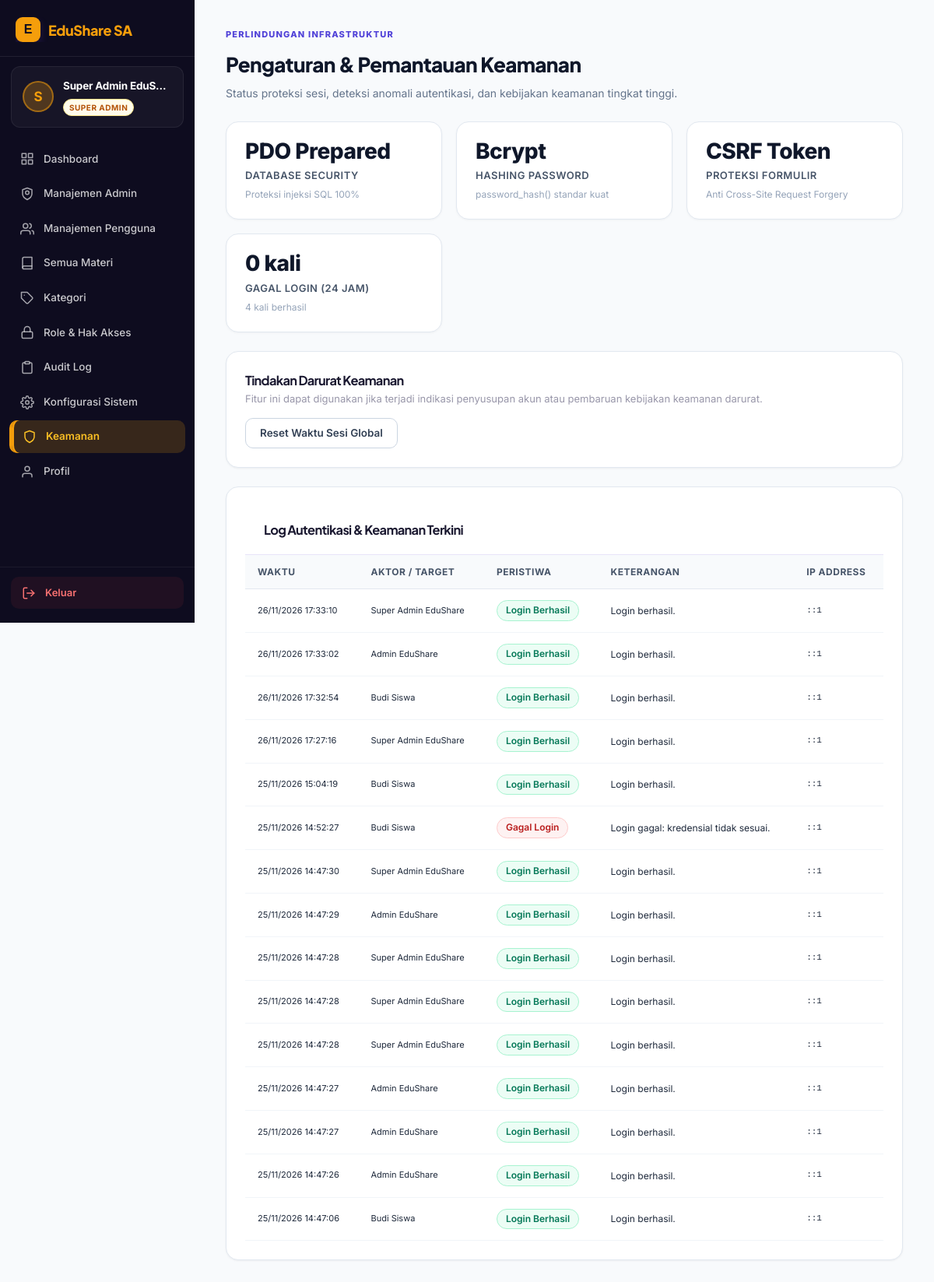
/superadmin/keamanan.php (signed in), run on the app's committed database.
### tables this page shows
CREATE TABLE `users` (
  `id_user` int(11) NOT NULL AUTO_INCREMENT,
  `nama` varchar(100) NOT NULL,
  `email` varchar(150) NOT NULL,
  `password` varchar(255) NOT NULL,
  `role` enum('user','admin','super_admin') NOT NULL DEFAULT 'user',
  `status` enum('active','inactive','suspended') NOT NULL DEFAULT 'active',
  `last_login_at` datetime DEFAULT NULL,
  `created_by` int(11) DEFAULT NULL,
  `created_at` datetime NOT NULL DEFAULT current_timestamp(),
  `updated_at` datetime DEFAULT NULL ON UPDATE current_timestamp(),
  PRIMARY KEY (`id_user`),
  UNIQUE KEY `email` (`email`),
  KEY `idx_users_role_status` (`role`,`status`),
  KEY `idx_users_created_by` (`created_by`),
  CONSTRAINT `fk_users_created_by` FOREIGN KEY (`created_by`) REFERENCES `users` (`id_user`) ON DELETE SET NULL
);

CREATE TABLE `audit_logs` (
  `id_audit` int(11) NOT NULL AUTO_INCREMENT,
  `actor_id` int(11) DEFAULT NULL,
  `actor_role` varchar(30) DEFAULT NULL,
  `action` varchar(100) NOT NULL,
  `target_type` varchar(50) DEFAULT NULL,
  `target_id` int(11) DEFAULT NULL,
  `description` text DEFAULT NULL,
  `metadata` longtext DEFAULT NULL,
  `ip_address` varchar(45) DEFAULT NULL,
  `user_agent` varchar(255) DEFAULT NULL,
  `created_at` datetime NOT NULL DEFAULT current_timestamp(),
  PRIMARY KEY (`id_audit`),
  KEY `idx_audit_actor` (`actor_id`),
  KEY `idx_audit_action_date` (`action`,`created_at`),
  KEY `idx_audit_target` (`target_type`,`target_id`),
  KEY `idx_audit_created_at` (`created_at`),
  CONSTRAINT `fk_audit_actor` FOREIGN KEY (`actor_id`) REFERENCES `users` (`id_user`) ON DELETE SET NULL
);

### includes/helpers.php (called while the page is built, shortened)
<?php
if (!function_exists('e')) {
    function e(mixed $value): string
    {
        return htmlspecialchars((string)$value, ENT_QUOTES | ENT_SUBSTITUTE, 'UTF-8');
    }
}
if (!function_exists('url')) {
    function url(string $path = ''): string
    {
        return BASE_URL . '/' . ltrim($path, '/');
    }
}

### middleware/auth.php (called while the page is built, shortened)
<?php
if (!function_exists('current_user')) {
    function current_user(): ?array
    {
        $sessionUserId = (int)($_SESSION['user']['id_user'] ?? $_SESSION['user']['id'] ?? 0);
        if (
            !empty($GLOBALS['_edushare_auth_loaded'])
            && ($GLOBALS['_edushare_auth_uid'] ?? null) === $sessionUserId
        ) {
            return $GLOBALS['_edushare_auth_user'];
        }
        try {
            $stmt = db()->prepare('SELECT id_user, nama, email, role, status FROM users WHERE id_user = ? LIMIT 1');
            $stmt->execute([$sessionUserId]);
            $row = $stmt->fetch();
        } catch (\Throwable $e) {
            error_log('EduShare current_user error: ' . $e->getMessage());
            clear_auth_cache();
            return null;
        }
        $user = [
            'id'      => (int)$row['id_user'],
            'id_user' => (int)$row['id_user'],
            'nama'    => (string)$row['nama'],
            'email'   => (string)$row['email'],
            'role'    => (string)$row['role'],
            'status'  => (string)$row['status'],
        ];
        return $user;
    }
}

### config/database.php (called while the page is built, shortened)
<?php
if (!function_exists('db')) {
    function db(): PDO
    {
        return $GLOBALS['pdo'];
    }
}

### config/app.php (called while the page is built, shortened)
<?php
require_once __DIR__ . '/database.php';
require_once ROOT_PATH . '/includes/helpers.php';
require_once ROOT_PATH . '/middleware/auth.php';
if (PHP_SAPI !== 'cli' && !empty($_SESSION['user'])) {
    $timeoutMin = max(1, (int)get_setting('session_timeout_min', 60));
    if (isset($_SESSION['last_activity']) && (time() - (int)$_SESSION['last_activity']) > ($timeoutMin * 60)) {
        $timedOutUserId = (int)($_SESSION['user']['id_user'] ?? $_SESSION['user']['id'] ?? 0);
        $timedOutRole   = isset($_SESSION['user']['role']) ? (string)$_SESSION['user']['role'] : null;
        if ($timedOutUserId > 0) {
            log_activity($timedOutUserId, 'session_timeout', 'Sesi berakhir otomatis karena tidak aktif.', 'user', $timedOutUserId);
            log_audit('session_timeout', 'user', $timedOutUserId, 'Sesi berakhir otomatis karena tidak aktif.', [], $timedOutUserId, $timedOutRole);
        }
        $_SESSION = [];
        if (!headers_sent() && session_status() === PHP_SESSION_ACTIVE) {
            session_regenerate_id(true);
        }
        clear_auth_cache();
        $_SESSION['flash'] = [
            'type'    => 'error',
            'message' => 'Sesi Anda telah berakhir karena tidak aktif. Silakan login kembali.',
        ];
    } else {
        current_user();
    }
}

### superadmin/keamanan.php (the view, shortened to what this page needs)
<?php
require_once __DIR__ . '/../config/app.php';
$pdo = db();
$failedCount = (int)$pdo->query(
    "SELECT COUNT(*) FROM audit_logs
     WHERE action = 'login_failed' AND created_at >= DATE_SUB(NOW(), INTERVAL 24 HOUR)"
)->fetchColumn();
$successCount = (int)$pdo->query(
    "SELECT COUNT(*) FROM audit_logs
     WHERE action = 'login_success' AND created_at >= DATE_SUB(NOW(), INTERVAL 24 HOUR)"
)->fetchColumn();
$securityLogs = $pdo->query(
    "SELECT a.*, u.nama AS actor_name
     FROM audit_logs a
     LEFT JOIN users u ON u.id_user = a.actor_id
     WHERE a.action IN ('login_failed', 'login_success', 'password_changed', 'admin_password_reset', 'force_logout_triggered')
     ORDER BY a.created_at DESC
     LIMIT 15"
)->fetchAll();
?>
<!DOCTYPE html>
<html lang="id">
<head>
<link rel="stylesheet" href="<?= e(url('assets/css/style.css')) ?>">
<link rel="stylesheet" href="<?= e(url('assets/css/dashboard.css')) ?>">
</head>
<body>
<div class="dashboard-layout">
<?php include __DIR__ . '/../partials/sidebar_superadmin.php'; ?>
<main class="content-area">
    <div class="panel-header">
        <div>
            <span class="eyebrow" style="color:var(--gold);">PERLINDUNGAN INFRASTRUKTUR</span>
            <h1>Pengaturan & Pemantauan Keamanan</h1>
            <p>Status proteksi sesi, deteksi anomali autentikasi, dan kebijakan keamanan tingkat tinggi.</p>
        </div>
    </div>
    <div class="stats-grid">
        <div class="stat-card">
            <div class="stat-value">PDO Prepared</div>
            <div class="stat-label">Database Security</div>
            <div class="stat-desc">Proteksi injeksi SQL 100%</div>
        </div>
        <div class="stat-card">
            <div class="stat-value">Bcrypt</div>
            <div class="stat-label">Hashing Password</div>
            <div class="stat-desc">password_hash() standar kuat</div>
        </div>
        <div class="stat-card">
            <div class="stat-value">CSRF Token</div>
            <div class="stat-label">Proteksi Formulir</div>
            <div class="stat-desc">Anti Cross-Site Request Forgery</div>
        </div>
        <div class="stat-card">
            <div class="stat-value"><?= $failedCount ?> kali</div>
            <div class="stat-label">Gagal Login (24 Jam)</div>
            <div class="stat-desc"><?= $successCount ?> kali berhasil</div>
        </div>
    </div>
    <div class="card" style="margin-bottom: 24px;">
        <h3 style="margin-top:0;">Tindakan Darurat Keamanan</h3>
        <p class="text-muted" style="font-size:13px;">
            Fitur ini dapat digunakan jika terjadi indikasi penyusupan akun atau pembaruan kebijakan keamanan darurat.
        </p>
        <form method="post" onsubmit="return confirm('Apakah Anda yakin ingin memicu pembaruan sesi keamanan global?');" style="margin-top:14px;">
            <button type="submit" class="btn btn-outline" style="border-color:#b91c1c; color:#b91c1c;">
                Reset Waktu Sesi Global
            </button>
        </form>
    </div>
    <div class="card">
        <div class="card-header">
            <h3>Log Autentikasi & Keamanan Terkini</h3>
        </div>
        <?php if (!empty($securityLogs)): ?>
            <div class="table-responsive">
                <table class="data-table">
                    <thead>
                        <tr>
                            <th>Waktu</th>
                            <th>Aktor / Target</th>
                            <th>Peristiwa</th>
                            <th>Keterangan</th>
                            <th>IP Address</th>
                        </tr>
                    </thead>
                    <tbody>
                        <?php foreach ($securityLogs as $s): ?>
                            <tr>
                                <td style="font-size:11px; white-space:nowrap;"><?= date('d/m/Y H:i:s', strtotime($s['created_at'])) ?></td>
                                <td><?= e($s['actor_name'] ?? 'Anonim') ?></td>
                                <td>
                                    <?php if ($s['action'] === 'login_failed'): ?>
                                        <span class="badge badge-danger">Gagal Login</span>
                                    <?php elseif ($s['action'] === 'login_success'): ?>
                                        <span class="badge badge-success">Login Berhasil</span>
                                    <?php else: ?>
                                        <span class="badge badge-outline"><?= e($s['action']) ?></span>
                                    <?php endif; ?>
                                </td>
                                <td style="font-size:12px;"><?= e($s['description'] ?? '-') ?></td>
                                <td style="font-size:11px; font-family:monospace;"><?= e($s['ip_address'] ?? '-') ?></td>
                            </tr>
                        <?php endforeach; ?>
                    </tbody>
                </table>
            </div>
        <?php else: ?>
            <div class="empty-state"><p>Belum ada rekaman log keamanan.</p></div>
        <?php endif; ?>
    </div>
</main>
</div>
</body>
</html>

### partials/sidebar_superadmin.php (shortened to what this page needs)
<?php
$sidebarUser = current_user();
$currentPage = $_SERVER['PHP_SELF'];
function superAdminSidebarIsActive(string $path): string {
    global $currentPage;
    return str_contains($currentPage, $path) ? ' active' : '';
}
$saFirstLetter = strtoupper(mb_substr($sidebarUser['nama'] ?? $sidebarUser['name'] ?? 'S', 0, 1));
?>
<aside class="sidebar sidebar-superadmin">
    <div class="brand">
        <a href="<?= url('superadmin/dashboard.php') ?>" class="brand-link">
            <span class="brand-mark">E</span>
            <span class="brand-name">EduShare SA</span>
        </a>
    </div>
    <div class="user-info">
        <div class="user-avatar user-avatar-sa">
            <?= e($saFirstLetter) ?>
        </div>
        <div class="user-meta">
            <div class="user-name"><?= e($sidebarUser['nama'] ?? $sidebarUser['name'] ?? 'Super Admin') ?></div>
            <span class="role-badge badge-super_admin">Super Admin</span>
        </div>
    </div>
    <nav class="sidebar-nav">
        <a href="<?= url('superadmin/dashboard.php') ?>" class="nav-item <?= superAdminSidebarIsActive('superadmin/dashboard') ?>">
            <svg width="18" height="18" viewBox="0 0 24 24" fill="none" stroke="currentColor" stroke-width="2" stroke-linecap="round" stroke-linejoin="round"><rect x="3" y="3" width="7" height="7"/><rect x="14" y="3" width="7" height="7"/><rect x="14" y="14" width="7" height="7"/><rect x="3" y="14" width="7" height="7"/></svg>
            <span class="nav-label">Dashboard</span>
        </a>
        <a href="<?= url('superadmin/admins.php') ?>" class="nav-item <?= superAdminSidebarIsActive('superadmin/admins') ?>">
            <svg width="18" height="18" viewBox="0 0 24 24" fill="none" stroke="currentColor" stroke-width="2" stroke-linecap="round" stroke-linejoin="round"><path d="M12 22s8-4 8-10V5l-8-3-8 3v7c0 6 8 10 8 10z"/><circle cx="12" cy="10" r="3"/></svg>
            <span class="nav-label">Manajemen Admin</span>
        </a>
        <a href="<?= url('superadmin/pengguna.php') ?>" class="nav-item <?= superAdminSidebarIsActive('superadmin/pengguna') ?>">
            <svg width="18" height="18" viewBox="0 0 24 24" fill="none" stroke="currentColor" stroke-width="2" stroke-linecap="round" stroke-linejoin="round"><path d="M17 21v-2a4 4 0 0 0-4-4H5a4 4 0 0 0-4 4v2"/><circle cx="9" cy="7" r="4"/><path d="M23 21v-2a4 4 0 0 0-3-3.87"/><path d="M16 3.13a4 4 0 0 1 0 7.75"/></svg>
            <span class="nav-label">Manajemen Pengguna</span>
        </a>
        <a href="<?= url('superadmin/materi.php') ?>" class="nav-item <?= superAdminSidebarIsActive('superadmin/materi') ?>">
            <svg width="18" height="18" viewBox="0 0 24 24" fill="none" stroke="currentColor" stroke-width="2" stroke-linecap="round" stroke-linejoin="round"><path d="M4 19.5A2.5 2.5 0 0 1 6.5 17H20"/><path d="M6.5 2H20v20H6.5A2.5 2.5 0 0 1 4 19.5v-15A2.5 2.5 0 0 1 6.5 2z"/></svg>
            <span class="nav-label">Semua Materi</span>
        </a>
        <a href="<?= url('superadmin/kategori.php') ?>" class="nav-item <?= superAdminSidebarIsActive('superadmin/kategori') ?>">
            <svg width="18" height="18" viewBox="0 0 24 24" fill="none" stroke="currentColor" stroke-width="2" stroke-linecap="round" stroke-linejoin="round"><path d="M20.59 13.41l-7.17 7.17a2 2 0 0 1-2.83 0L2 12V2h10l8.59 8.59a2 2 0 0 1 0 2.82z"/><line x1="7" y1="7" x2="7.01" y2="7"/></svg>
            <span class="nav-label">Kategori</span>
        </a>
        <a href="<?= url('superadmin/roles.php') ?>" class="nav-item <?= superAdminSidebarIsActive('superadmin/roles') ?>">
            <svg width="18" height="18" viewBox="0 0 24 24" fill="none" stroke="currentColor" stroke-width="2" stroke-linecap="round" stroke-linejoin="round"><rect x="3" y="11" width="18" height="11" rx="2" ry="2"/><path d="M7 11V7a5 5 0 0 1 10 0v4"/></svg>
            <span class="nav-label">Role &amp; Hak Akses</span>
        </a>
        <a href="<?= url('superadmin/audit.php') ?>" class="nav-item <?= superAdminSidebarIsActive('superadmin/audit') ?>">
            <svg width="18" height="18" viewBox="0 0 24 24" fill="none" stroke="currentColor" stroke-width="2" stroke-linecap="round" stroke-linejoin="round"><path d="M16 4h2a2 2 0 0 1 2 2v14a2 2 0 0 1-2 2H6a2 2 0 0 1-2-2V6a2 2 0 0 1 2-2h2"/><rect x="8" y="2" width="8" height="4" rx="1" ry="1"/></svg>
            <span class="nav-label">Audit Log</span>
        </a>
        <a href="<?= url('superadmin/konfigurasi.php') ?>" class="nav-item <?= superAdminSidebarIsActive('superadmin/konfigurasi') ?>">
            <span class="nav-label">Konfigurasi Sistem</span>
        </a>
        <a href="<?= url('superadmin/keamanan.php') ?>" class="nav-item <?= superAdminSidebarIsActive('superadmin/keamanan') ?>">
            <svg width="18" height="18" viewBox="0 0 24 24" fill="none" stroke="currentColor" stroke-width="2" stroke-linecap="round" stroke-linejoin="round"><path d="M12 22s8-4 8-10V5l-8-3-8 3v7c0 6 8 10 8 10z"/></svg>
            <span class="nav-label">Keamanan</span>
        </a>
        <a href="<?= url('superadmin/profil.php') ?>" class="nav-item <?= superAdminSidebarIsActive('superadmin/profil') ?>">
            <svg width="18" height="18" viewBox="0 0 24 24" fill="none" stroke="currentColor" stroke-width="2" stroke-linecap="round" stroke-linejoin="round"><path d="M20 21v-2a4 4 0 0 0-4-4H8a4 4 0 0 0-4 4v2"/><circle cx="12" cy="7" r="4"/></svg>
            <span class="nav-label">Profil</span>
        </a>
    </nav>
    <div class="sidebar-bottom">
        <a href="<?= url('logout.php') ?>" class="logout-btn">
            <svg width="18" height="18" viewBox="0 0 24 24" fill="none" stroke="currentColor" stroke-width="2" stroke-linecap="round" stroke-linejoin="round"><path d="M9 21H5a2 2 0 0 1-2-2V5a2 2 0 0 1 2-2h4"/><polyline points="16 17 21 12 16 7"/><line x1="21" y1="12" x2="9" y2="12"/></svg>
            <span class="nav-label">Keluar</span>
        </a>
    </div>
</aside>

### data on the page
users: nama "S", nama "Super Admin EduS…"
audit_logs: created_at "26/11/2026 17:33:10", actor.nama "Super Admin EduShare", action "Login Berhasil", description "Login berhasil.", ip_address "::1"
audit_logs: created_at "26/11/2026 17:33:02", actor.nama "Admin EduShare", action "Login Berhasil", description "Login berhasil.", ip_address "::1"
audit_logs: created_at "26/11/2026 17:32:54", actor.nama "Budi Siswa", action "Login Berhasil", description "Login berhasil.", ip_address "::1"
audit_logs: created_at "26/11/2026 17:27:16", actor.nama "Super Admin EduShare", action "Login Berhasil", description "Login berhasil.", ip_address "::1"
audit_logs: created_at "25/11/2026 15:04:19", actor.nama "Budi Siswa", action "Login Berhasil", description "Login berhasil.", ip_address "::1"
audit_logs: created_at "25/11/2026 14:52:27", actor.nama "Budi Siswa", action "Gagal Login", description "Login gagal: kredensial tidak sesuai.", ip_address "::1"
audit_logs: created_at "25/11/2026 14:47:30", actor.nama "Super Admin EduShare", action "Login Berhasil", description "Login berhasil.", ip_address "::1"
audit_logs: created_at "25/11/2026 14:47:29", actor.nama "Admin EduShare", action "Login Berhasil", description "Login berhasil.", ip_address "::1"
audit_logs: created_at "25/11/2026 14:47:28", actor.nama "Super Admin EduShare", action "Login Berhasil", description "Login berhasil.", ip_address "::1"
audit_logs: created_at "25/11/2026 14:47:28", actor.nama "Super Admin EduShare", action "Login Berhasil", description "Login berhasil.", ip_address "::1"
audit_logs: created_at "25/11/2026 14:47:28", actor.nama "Super Admin EduShare", action "Login Berhasil", description "Login berhasil.", ip_address "::1"
audit_logs: created_at "25/11/2026 14:47:27", actor.nama "Admin EduShare", action "Login Berhasil", description "Login berhasil.", ip_address "::1"
audit_logs: created_at "25/11/2026 14:47:27", actor.nama "Admin EduShare", action "Login Berhasil", description "Login berhasil.", ip_address "::1"
audit_logs: created_at "25/11/2026 14:47:26", actor.nama "Admin EduShare", action "Login Berhasil", description "Login berhasil.", ip_address "::1"
audit_logs: created_at "25/11/2026 14:47:06", actor.nama "Budi Siswa", action "Login Berhasil", description "Login berhasil.", ip_address "::1"

### other printed values
$failedCount "0"
$successCount "4"
